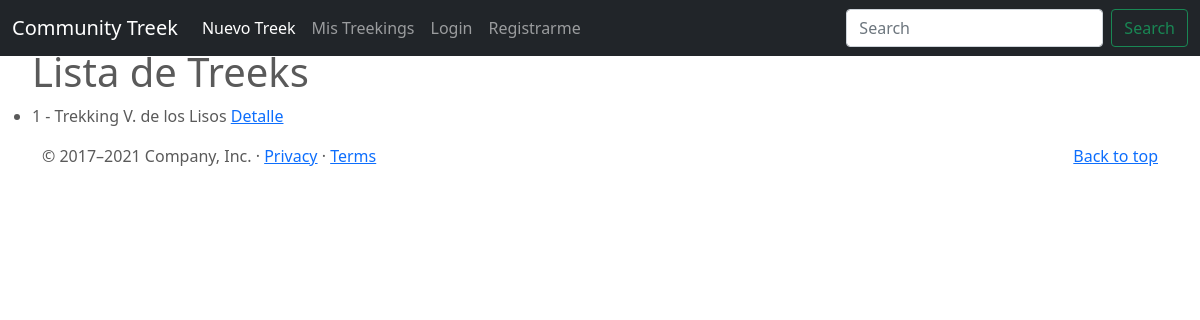
/post/list, run on an earlier commit of the app's database.
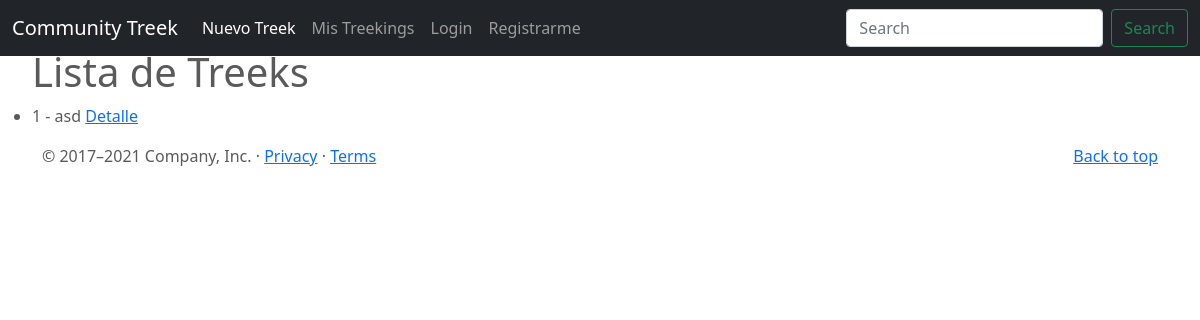
And on a later commit of the database.
### CommunityTrekk/models.py (models this page shows)
class Post(models.Model):
    carousel_caption_title= models.CharField(max_length=100)
    carousel_caption_description= models.CharField(max_length=500)
    heading= models.CharField(max_length=50)
    description= models.CharField(max_length=250)
    publisher= models.ForeignKey(to= User, on_delete= models.CASCADE, related_name="publisher")
    imagen = models.ImageField(upload_to= "posts", null= True, blank= True)
    imagen2 = models.ImageField(upload_to= "posts", null= True, blank= True)
    imagen3 = models.ImageField(upload_to= "posts", null= True, blank= True)
    def __str__(self):
        return f"{self.id} - {self.heading}"

### CommunityTrekk/views.py (the view)
# urls.py: path('post/list', PostList.as_view(), name="post-list"),
class PostList(ListView):
    model= Post

### CommunityTrekk/templates/CommunityTrekk/post_list.html (shortened to what this page needs)
{% extends "CommunityTrekk/base.html" %}
{% block main %}
<ul>
    <h1> Lista de Treeks </h1>
    {% for post in object_list %}
    <li>
        {{post}}
        <a href="{% url 'post-detail' post.id %}"> Detalle </a>
    </li>
    {% endfor%}
    </ul>
{% endblock %}

### CommunityTrekk/templates/CommunityTrekk/base.html (shortened to what this page needs)
<!DOCTYPE html>
<html lang="en">
<head>
    {% load static %}
<link href="{%  static 'CommunityTrekk/css/bootstrap.min.css' %}" rel="stylesheet">
    <link href="{% static 'CommunityTrekk/css/carousel.css' %}" rel="stylesheet">
  </head>
  <body>
<header>
  <nav class="navbar navbar-expand-md navbar-dark fixed-top bg-dark">
    <div class="container-fluid">
      <a class="navbar-brand" href="{% url 'index' %}">Community Treek</a>
      <div class="collapse navbar-collapse" id="navbarCollapse">
        <ul class="navbar-nav me-auto mb-2 mb-md-0">
          <li class="nav-item">
            <a class="nav-link active" aria-current="page" href="{% url 'post-create' %}">Nuevo Treek</a>
          </li>
          <li class="nav-item">
            <a class="nav-link" href="{% url 'post-list' %}">Mis Treekings</a>
          </li>
          {% if user.is_authenticated %}
            <li class="nav-item">
              <a class="nav-link" href="{% url 'logout' %}">Logout</a>
            </li>
          {% else %}
            <li class="nav-item">
              <a class="nav-link" href="{% url 'login' %}">Login</a>
            </li>
            <li class="nav-item">
              <a class="nav-link" href="{% url 'signup' %}">Registrarme</a>
            </li>
          {% endif %}
        </ul>
        <form class="d-flex">
          <input class="form-control me-2" type="search" placeholder="Search" aria-label="Search">
          <button class="btn btn-outline-success" type="submit">Search</button>
        </form>
      </div>
    </div>
  </nav>
</header>
{% block main%}
{% endblock %}
<footer class="container">
  <p class="float-end"><a href="https://getbootstrap.com/docs/5.0/examples/carousel/#">Back to top</a></p>
  <p>© 2017–2021 Company, Inc. · <a href="https://getbootstrap.com/docs/5.0/examples/carousel/#">Privacy</a> · <a href="https://getbootstrap.com/docs/5.0/examples/carousel/#">Terms</a></p>
</footer>
</body></html>

### CommunityTrekk/static/CommunityTrekk/css/carousel.css (style rules this page uses)
body { padding-top: 3rem; padding-bottom: 3rem; color: #5a5a5a; }

What changed in the data, as far as the page shows it:
changed Post: id+heading "1 - Trekking V. de los Lisos" → "1 - asd"
